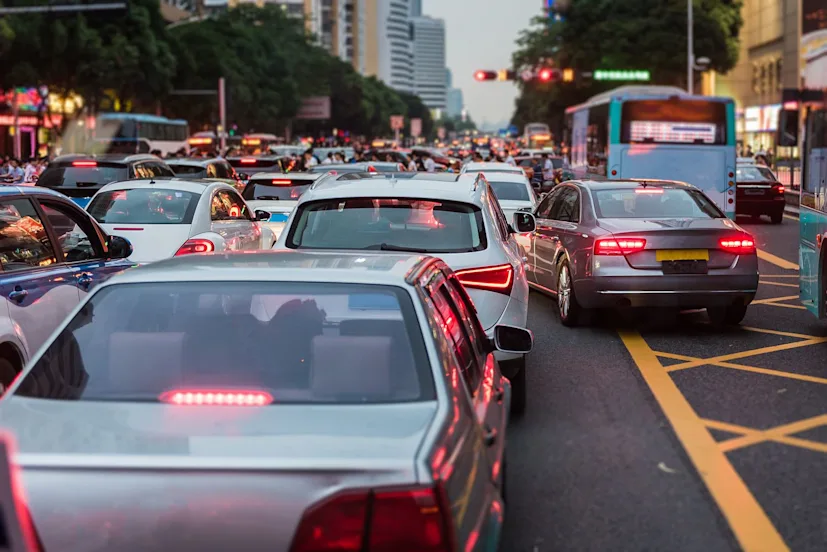
#> input picture As04/image/traffic.jpg, 827 x 552 px, found by its file name
$ jupyter execute Untitled.ipynb   (older library calls are emulated)
#> lines starting #> are read from the running program, lines starting #| are printed output that depends on the picture; after the words box and inside, x2 and y2 are one past the last pixel; in counts of white or black regions, pixels touching at a corner belong together
[cell 1]
# ===============================
# Name: Sahil Bhardwaj
# Course: Image Processing & Computer Vision
# Assignment: Feature-Based Traffic Monitoring System
# ===============================

# Install (run once)
# !pip install opencv-python numpy matplotlib

import cv2
import numpy as np
import matplotlib.pyplot as plt
import os

print("===== TRAFFIC MONITORING SYSTEM STARTED =====")

# ===============================
# LOAD IMAGE (UPDATE PATH HERE)
# ===============================
image_path = "D:/Downloads/As04/image/traffic.jpg"

image = cv2.imread(image_path)
#> image is the input picture: shape (552, 827, 3); mean B, G, R 98.9, 94.7, 103.9

if image is None:
    print("❌ ERROR: Image not loaded. Check path.")
    exit()
else:
    print("✅ Image loaded successfully")

# Convert to grayscale
gray = cv2.cvtColor(image, cv2.COLOR_BGR2GRAY)
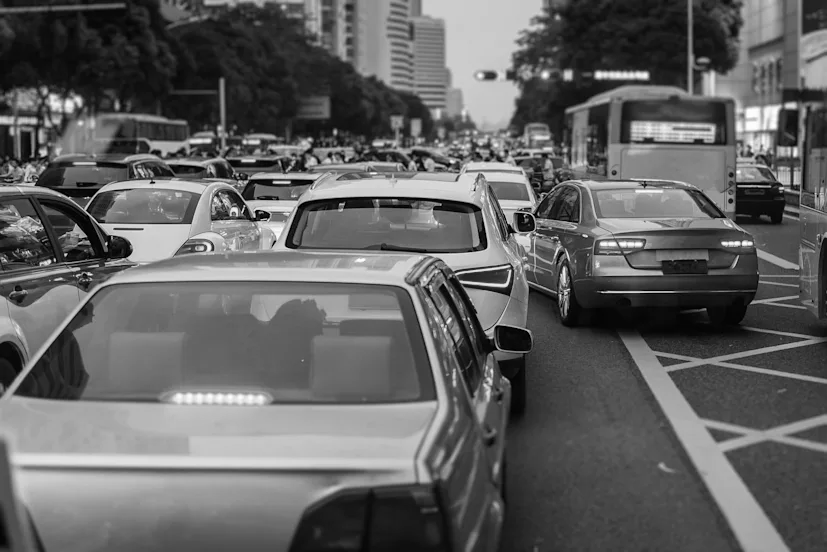
#> gray: shape (552, 827); min 0, max 255, mean 98

# Show original
plt.imshow(gray, cmap='gray')
plt.title("Original Image")
plt.axis('off')
plt.show()


# ===============================
# TASK 1: EDGE DETECTION
# ===============================
print("\n--- TASK 1: EDGE DETECTION ---")

# Sobel
sobelx = cv2.Sobel(gray, cv2.CV_64F, 1, 0, ksize=5)
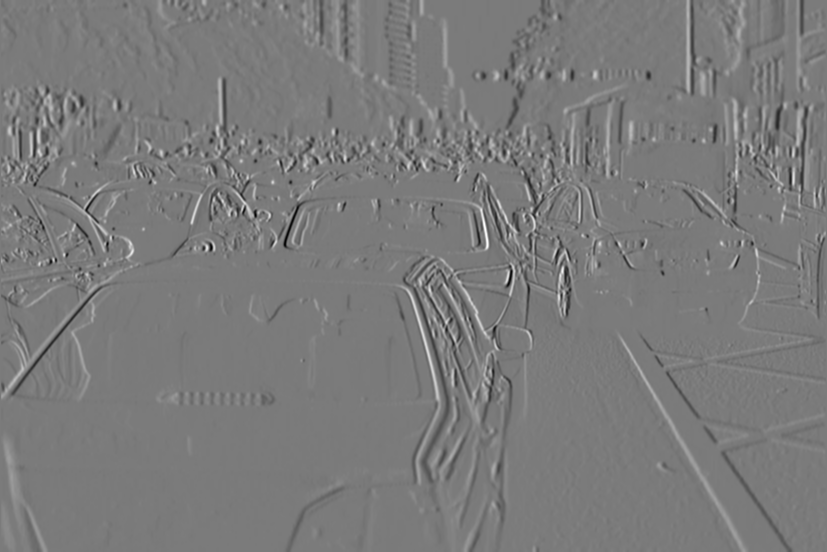
#> sobelx: shape (552, 827) float64; min -9050, max 9698, mean 0; drawn with min black and max white
sobely = cv2.Sobel(gray, cv2.CV_64F, 0, 1, ksize=5)
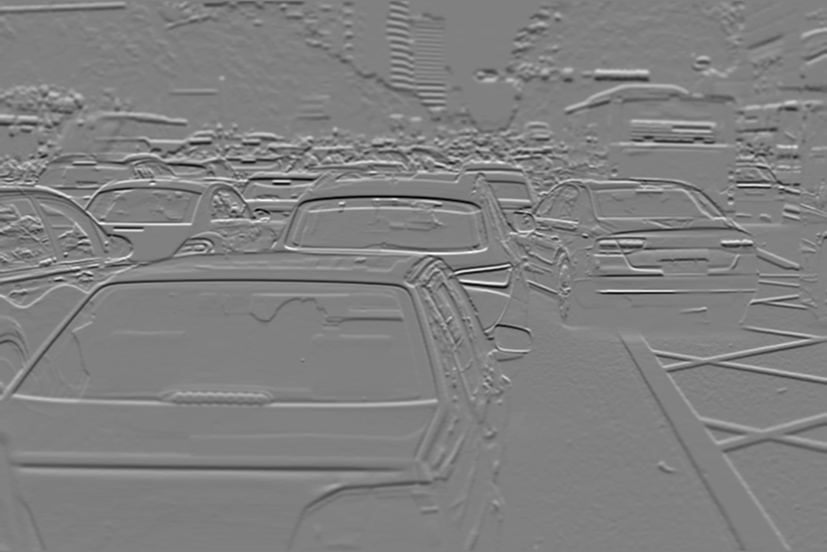
#> sobely: shape (552, 827) float64; min -9888, max 9689, mean -8.5; drawn with min black and max white
sobel = cv2.magnitude(sobelx, sobely)
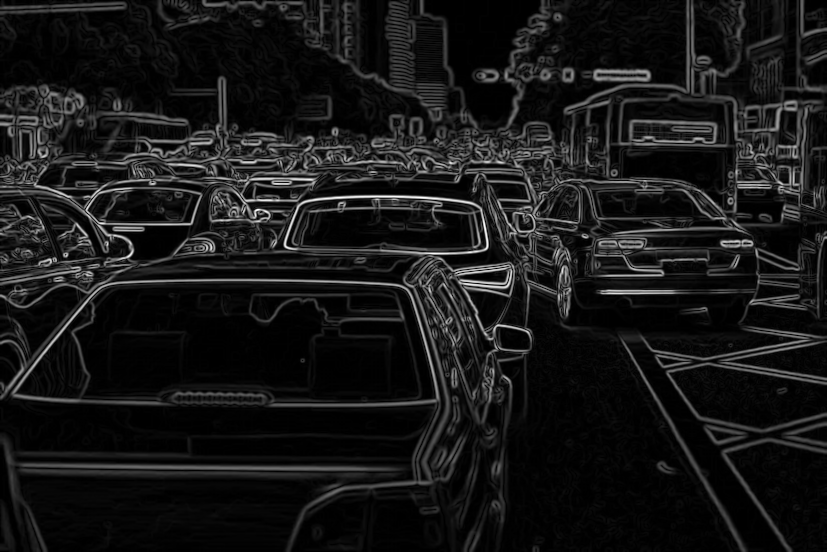
#> sobel: shape (552, 827) float64; min 0, max 9901.9, mean 909; drawn with min black and max white

# Canny
canny = cv2.Canny(gray, 100, 200)
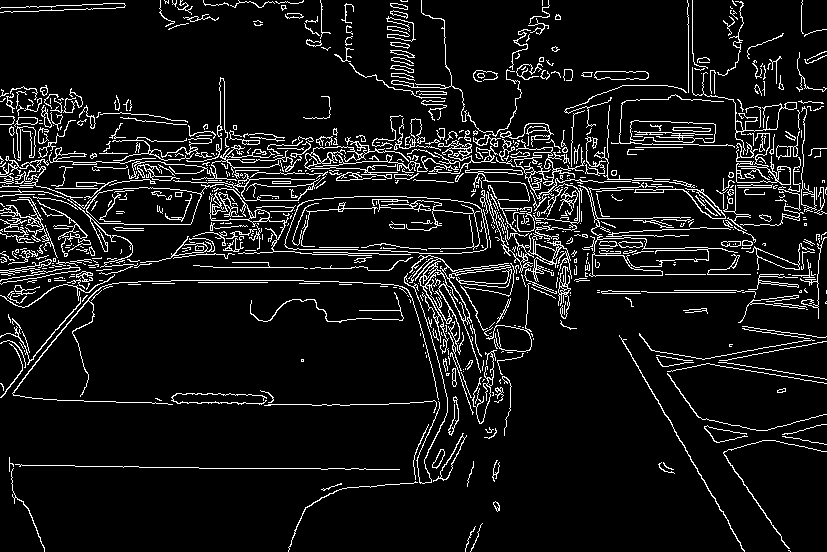
#> canny: shape (552, 827); 8.4% white in thin lines or dots

# Display
plt.figure(figsize=(12,5))

plt.subplot(1,2,1)
plt.imshow(sobel, cmap='gray')
plt.title("Sobel Edge")
plt.axis('off')

plt.subplot(1,2,2)
plt.imshow(canny, cmap='gray')
plt.title("Canny Edge")
plt.axis('off')

plt.show()


# ===============================
# TASK 2: OBJECT REPRESENTATION
# ===============================
print("\n--- TASK 2: OBJECT DETECTION ---")

contours, _ = cv2.findContours(canny, cv2.RETR_EXTERNAL, cv2.CHAIN_APPROX_SIMPLE)
#> contours = 717 contours, 599 with area under 20; largest, box (x1, y1, x2, y2) and area: (284, 196, 488, 254) 10075, (86, 184, 224, 225) 3595, (578, 182, 738, 277) 2876, (630, 120, 716, 143) 1558, (409, 255, 511, 373) 1062

output = image.copy()

print("Detected Objects:", len(contours))
#| Detected Objects: 717

for cnt in contours:
    area = cv2.contourArea(cnt)

    if area > 500:   # remove noise
        x, y, w, h = cv2.boundingRect(cnt)
        cv2.rectangle(output, (x,y), (x+w,y+h), (0,255,0), 2)

        perimeter = cv2.arcLength(cnt, True)
        print(f"Area: {area:.2f}, Perimeter: {perimeter:.2f}")
#> this loop made 717 passes
#> (area, x, y, w, h, perimeter) on passes 212, 338, 361, 407, 414, 590: (1062.5, 409, 255, 102, 118, 1746.9), (658, 494, 210, 78, 84, 1247.3), (10075, 284, 196, 204, 58, 488), (3595, 86, 184, 138, 41, 353.1), (2875.5, 578, 182, 160, 95, 1027.3), (1558.5, 630, 120, 86, 23, 220.2)
#> area on passes 4, 6, 7, 14, 15, 17: 36.5, 33, 23.5, 106.5, 62, 279.5
#| Area: 1062.50, Perimeter: 1746.85
#| Area: 658.00, Perimeter: 1247.28
#| Area: 10075.00, Perimeter: 488.02
#| Area: 3595.00, Perimeter: 353.14
#| Area: 2875.50, Perimeter: 1027.35
#| Area: 1558.50, Perimeter: 220.18
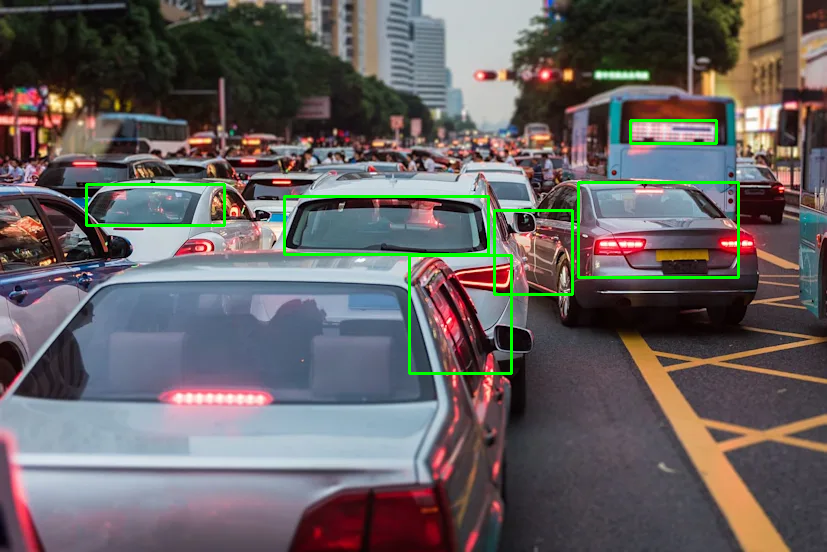
#> output: shape (552, 827, 3); 1.52% of pixels changed, all inside (x1, y1, x2, y2) = (85, 119, 740, 375)

# Show bounding boxes
plt.imshow(cv2.cvtColor(output, cv2.COLOR_BGR2RGB))
plt.title("Detected Objects (Bounding Boxes)")
plt.axis('off')
plt.show()


# ===============================
# TASK 3: FEATURE EXTRACTION (ORB)
# ===============================
print("\n--- TASK 3: FEATURE EXTRACTION ---")

orb = cv2.ORB_create()

keypoints, descriptors = orb.detectAndCompute(gray, None)
#> keypoints = 500 keypoints; strongest (x, y, size): (255, 212, 31), (257, 210, 31), (256, 211, 37.2), (153, 182, 31)

orb_img = cv2.drawKeypoints(image, keypoints, None, color=(0,255,0))
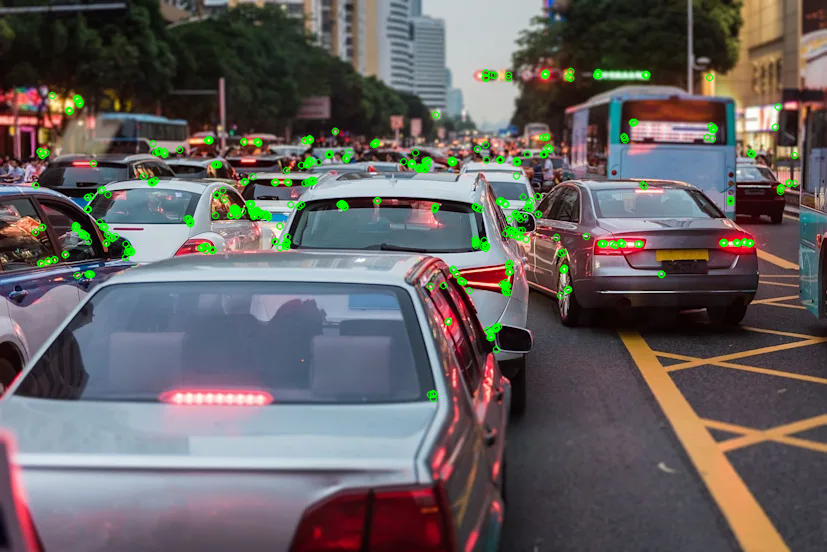
#> orb_img: shape (552, 827, 3); mean B, G, R 97.3, 97.1, 101.8

print("Number of Keypoints:", len(keypoints))
#| Number of Keypoints: 500

plt.imshow(cv2.cvtColor(orb_img, cv2.COLOR_BGR2RGB))
plt.title("ORB Features")
plt.axis('off')
plt.show()


# ===============================
# TASK 4: COMPARISON
# ===============================
print("\n--- TASK 4: COMPARISON ---")

plt.figure(figsize=(12,5))

plt.subplot(1,2,1)
plt.imshow(sobel, cmap='gray')
plt.title("Sobel Edge")

plt.subplot(1,2,2)
plt.imshow(canny, cmap='gray')
plt.title("Canny Edge")

plt.show()


# ===============================
# SAVE OUTPUTS
# ===============================
print("\n--- SAVING OUTPUTS ---")

os.makedirs("outputs", exist_ok=True)

cv2.imwrite("outputs/sobel.png", sobel)
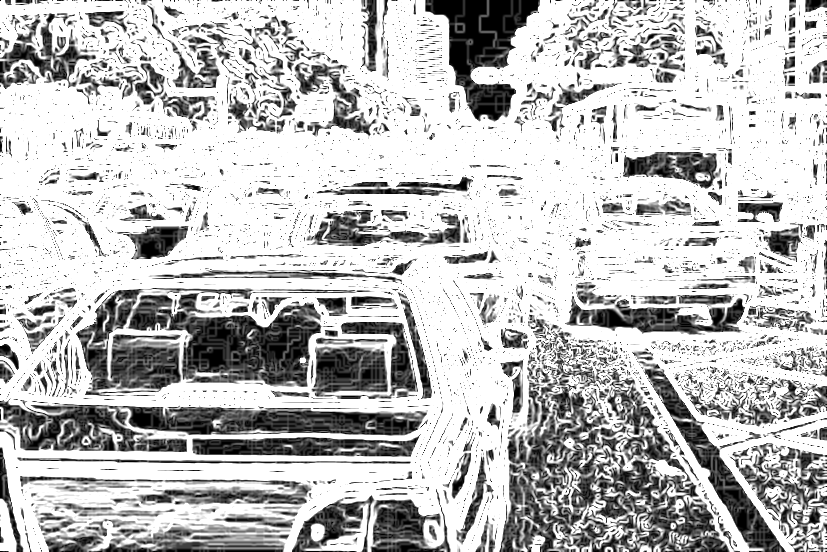
#> saved as sobel.png: shape (552, 827); min 0, max 255, mean 190.5
cv2.imwrite("outputs/canny.png", canny)
cv2.imwrite("outputs/contours.png", output)
cv2.imwrite("outputs/orb.png", orb_img)

print("✅ All outputs saved in 'outputs/' folder")

print("\n===== PROJECT COMPLETED SUCCESSFULLY =====")
